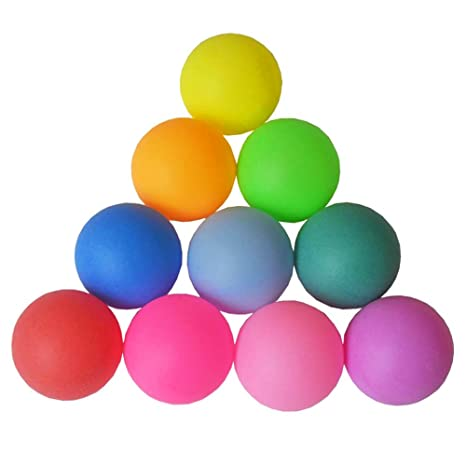
#> input picture Python/ProgAvTareas/opencv/tests26Apr/colorBalls.jpg, 466 x 466 px
$ python blobAzul.py
#> lines starting #> are read from the running program, lines starting #| are printed output that depends on the picture; after the words box and inside, x2 and y2 are one past the last pixel; in counts of white or black regions, pixels touching at a corner belong together
import cv2
import numpy as np
img = cv2.imread('colorBalls.jpg')
#> img is the input picture: shape (466, 466, 3); mean B, G, R 196.1, 199.8, 217.5
hsv = cv2.cvtColor(img, cv2.COLOR_BGR2HSV)
#> hsv: shape (466, 466, 3); mean H, S, V 49.7, 69.6, 232.5

#Parametros del detector de blobs
params = cv2.SimpleBlobDetector_Params()
params.filterByColor = False
params.filterByArea = False
params.filterByInertia = False
params.filterByConvexity = False
params.filterByCircularity = False

#Crear el detector de blobs
det = cv2.SimpleBlobDetector_create(params)

azulInf = np.array([90, 120, 120])
azulSup = np.array([135, 255, 255])

azulmask = cv2.inRange(hsv, azulInf, azulSup)
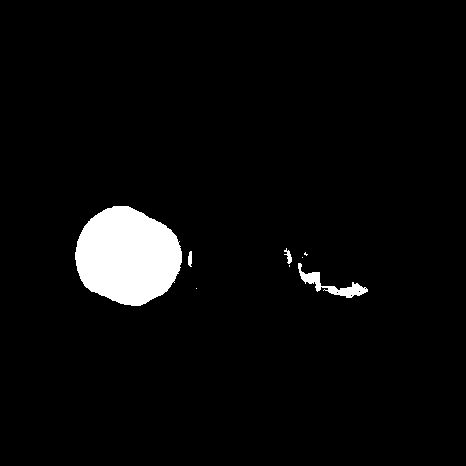
#> azulmask: shape (466, 466); 4.1% white; 8 white regions (4 under 20 px), largest, box (x1, y1, x2, y2) and area: (75, 206, 182, 306) 8069, (298, 263, 368, 298) 626, (284, 248, 292, 264) 60, (188, 251, 192, 267) 53
res = cv2.bitwise_and(img,img,mask = azulmask)
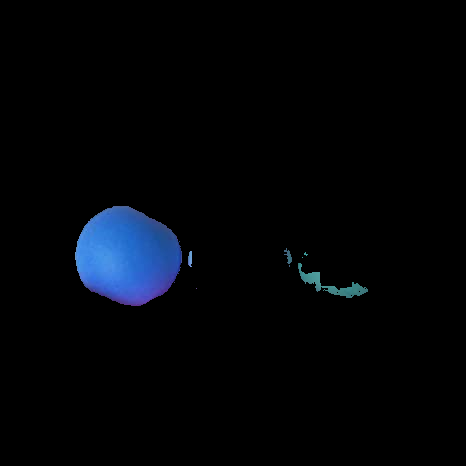
#> res: shape (466, 466, 3); mean B, G, R 7.7, 4.3, 2.2

#Puntos clave
keypnts = det.detect(azulmask)
#> keypnts = 7 keypoints; (x, y, size): (127, 256, 102.6), (288, 256, 9), (190, 259, 8.4), (305, 254, 2.6), (358, 291, 2), (335, 289, 2), (362, 290, 2)

#Mostrar puntos clave
cv2.drawKeypoints(img,keypnts,img,(0,0,255), cv2.DRAW_MATCHES_FLAGS_DRAW_RICH_KEYPOINTS)
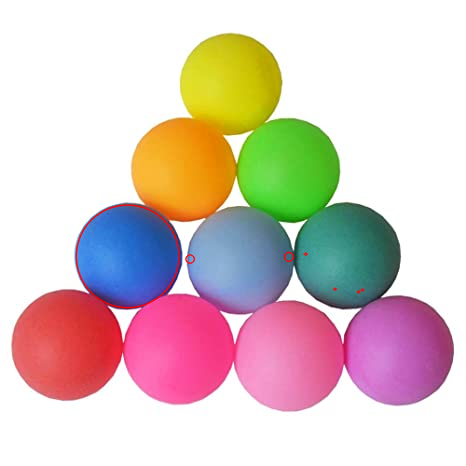
#> img: shape (466, 466, 3); 0.51% of pixels changed, all inside (x1, y1, x2, y2) = (75, 204, 365, 309)

cv2.imshow('img', img)
cv2.imshow('mascara', azulmask)
cv2.imshow('filtrado',res)
cv2.waitKey(0)
